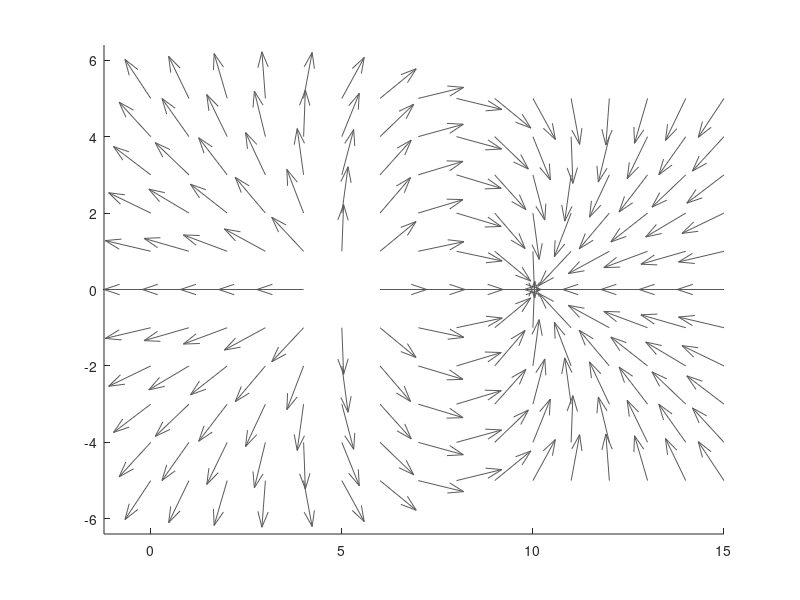

The MATLAB source for this figure: (Note: this script raises an error after producing the figure.)
clc; clear; close all;

% Constante de Coulomb
k = 9*10^9;

% Input de las cargas y sus posiciones en el plano cartesiano
q1 = input("Valor de la carga: ") * k;
q2 = -1*q1; % q2 es el valor opuesto a q1 

q1_pos = [input("Posición X de la carga positiva: "), 0];
d = input("Distancia entre cargas: ");
q2_pos = [q1_pos(1) + d, 0];

% Vectores
[x,y,ex,ey,exn,eyn] = deal([]);

% Región de impresión
for i = q1_pos(1)-(d):q2_pos(1)+(d)
    for j = q1_pos(2)-(d):q2_pos(2)+(d)
        
        % Posición actual de i y j
        x(end+1) = i; 
        y(end+1) = j; 
        
        % Ecuación del campo eléctrico divida en numerador y denominador
        num1 = k*q1*(x(end)-q1_pos(1));
        num2 = k*q1*(x(end)-q2_pos(1));

        denom1 = (((x(end)-q1_pos(1))^2) + ((y(end)-q1_pos(2))^2))^(3/2);
        denom2 = (((x(end)-q2_pos(1))^2) + ((y(end)-q2_pos(2))^2))^(3/2);

        % Componente en x del campo eléctrico
        ex(end+1) = ((num1/denom1) - (num2/denom2)); 
        
        % Numerador again
        num1 = k*q1*(y(end)-q1_pos(2));
        num2 = k*q1*(y(end)-q2_pos(2));

        % Componente y del campo eléctrico
        ey(end+1) = ((num1/denom1) - (num2/denom2));

        % Normalizamos el valor de las componentes
        vlength = sqrt(((ex(end))^2) + ((ey(end))^2));
        exn(end+1) = ex(end)/vlength;
        eyn(end+1) = ey(end)/vlength;
    end
end


% Plot del campo
axis equal
subplot(1,1,1)

hold on
quiver(x,y,exn,eyn, "Color", "#5A5A5A") % Pone las flechas en el plot
plot(q1_pos(1), q1_pos(2), color ="#990000", Marker =".", MarkerSize = 69) %Representa el punto 1
plot(q2_pos(1), q2_pos(2), color ="#3E77B6", Marker =".", MarkerSize = 69) %Representa el punto 2
hold off
